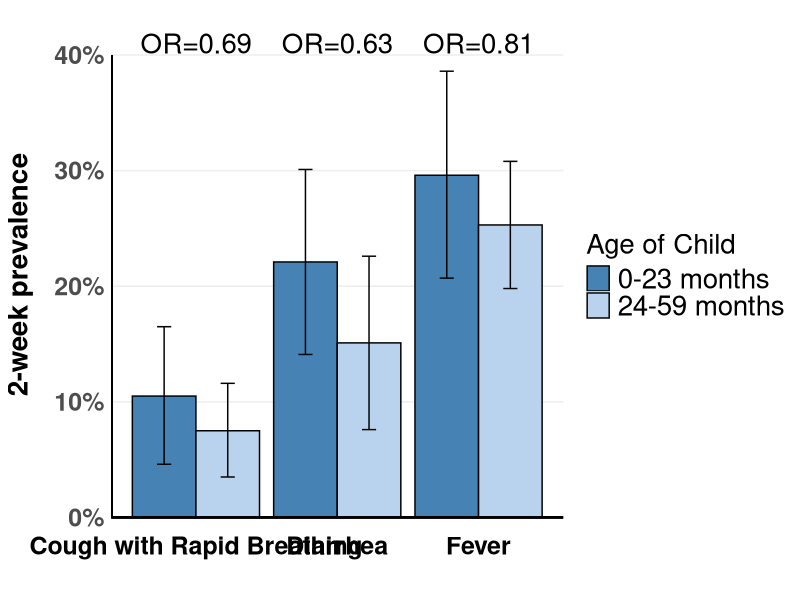
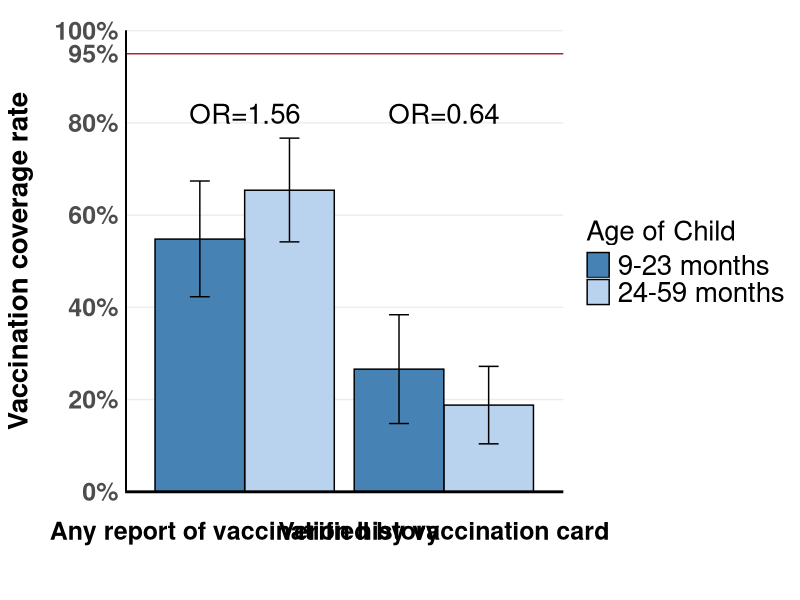

Source code (R) for these figures, in order:


library(ggplot2)
library(ggthemes)
dir <- 'C:/Plots/'

# ---------------------------------   Plot 1    ----------------------------------------------#

# Creating data frame

Age <- as.factor(c("0-23 months", "24-59 months", 
                   "0-23 months", "24-59 months", "0-23 months", "24-59 months"))

Indicator <- as.factor(c(rep("Cough with Rapid Breathing", 2), rep("Diarrhea", 2), 
               rep("Fever", 2)))
Prevalence <- c(10.5, 7.5, 22.1, 15.1, 29.6, 25.3)
#Prevalence <- c(7.5, 10.5, 15.1, 22.1, 25.3, 29.6)
ymin <- c(4.6, 3.5, 14.1, 7.6, 20.7, 19.8)
#ymin <- c(3.5, 4.6, 7.6, 14.1, 19.8, 20.7)
ymax <- c(16.5, 11.6, 30.1, 22.6, 38.6, 30.8)
#ymax <- c(11.6, 16.5, 22.6, 30.1, 30.8, 38.6)
df1 <- data.frame(Age, Indicator, Prevalence, ymin, ymax)
#levels(df1$Age) <- c("24-59 months", "0-23 months")

# Creating plot

png(paste0(dir, 'Figure1.png'), 12, 8, units='in', res=300)

ggplot(df1, aes(x=Indicator, y=Prevalence, fill=Age)) + 
  
  geom_hline(yintercept = c(10,20,30,40), color="grey93") + 
  geom_bar(position=position_dodge(), stat="identity", colour='black') +
  geom_errorbar(aes(ymin=ymin, ymax=ymax), width=.2,position=position_dodge(.9)) + 
  scale_fill_manual("Age of Child", values = c("0-23 months" = "steelblue", "24-59 months" = "slategray2"))+
  scale_y_continuous(breaks = c(0, 10, 20, 30, 40), 
                     labels = c("0%", "10%", "20%", "30%", "40%"),
                     limits = c(0, 42)) +
  #labs(title = "2-week prevalence of cough with rapid breathing, diarrhea, and fever in children under 5") +
# ggtitle("Figure 1. Prevalence of cough with rapid breathing, diarrhea, and fever in children under 5") +
  xlab("") + 
  ylab("2-week prevalence") + 
  theme(panel.background = element_rect(fill = 'white', colour = 'white'),
        plot.title = element_text(size = 18, face = "bold", hjust = 0.5),
        #axis.title.x = element_text(size = 20, face = "bold", margin = unit(c(5, 0, 0, 0), "mm")), 
        axis.title.y = element_text(size = 20, face = "bold", margin = unit(c(0, 5, 0, 0), "mm")),
        axis.text.x = element_text(size = 18, face = "bold", vjust=3, color="black"),
        axis.text.y = element_text(size = 18, face = "bold"),
#        plot.margin = unit(c(1,1,1,1), "cm"),
        legend.text = element_text(size=20),
        legend.title = element_text(size=20),
        axis.ticks=element_blank()) +
        #axis.line = element_line(color="black")) + 
  geom_hline(yintercept = 0, color="black", lwd=1) +
  geom_segment(aes(x = 0.4, y = 0, xend = 0.4, yend = 40), color="black", lwd=1.15) +
  annotate("text", x=1, y=41, label="OR=0.69", size=7) +
  annotate("text", x=2, y=41, label="OR=0.63", size=7) +
  annotate("text", x=3, y=41, label="OR=0.81", size=7) 

dev.off()

# ---------------------------------   Plot 2    ----------------------------------------------#

# Creating data frame

Age2 <- as.factor(c("9-23 months", "24-59 months", "9-23 months", "24-59 months"))
Indicator2 <- as.factor(c(rep("Any report of vaccination history", 2),
                         rep("Verified by vaccination card", 2)))
#Prevalence2 <- c(54.8, 65.4, 26.6, 18.8)
Prevalence2 <- c(65.4, 54.8, 18.8, 26.6)
#ymin2 <- c(42.3, 54.2, 14.8, 10.4)
ymin2 <- c(54.2, 42.3, 10.4, 14.8)
#ymax2 <- c(67.4, 76.7, 38.4, 27.2)
ymax2 <- c(76.7, 67.4, 27.2, 38.4)
df2 <- data.frame(Age2, Indicator2, Prevalence2, ymin2, ymax2)
levels(df2$Age2) <- c("9-23 months", "24-59 months")

# Creating plot

png(paste0(dir, 'Figure2.png'), 12, 8, units='in', res=300)

ggplot(df2, aes(x=Indicator2, y=Prevalence2, fill=Age2)) + 
  geom_hline(yintercept = c(20,40,60,80,100), color="grey93") +
  geom_bar(position=position_dodge(), stat="identity", colour='black') +
  geom_errorbar(aes(ymin=ymin2, ymax=ymax2), width=.2, position=position_dodge(.9)) + 
  scale_fill_manual("Age of Child", values = c("24-59 months" = "slategray2", "9-23 months" = "steelblue")) +
  scale_y_continuous(breaks = c(0, 20, 40, 60, 80, 95, 100), 
                     labels = c("0%", "20%", "40%", "60%", "80%", "95%", "100%"),
                     limits = c(0, 100)) + 
  #ggtitle("Measles vaccine coverage rates in children 9-59 months") +
  xlab("") + 
  ylab("Vaccination coverage rate") + 
  theme(panel.background = element_rect(fill = 'white', colour = 'white'),
        plot.title = element_text(size = 18, face = "bold", hjust = 0.5),
        axis.title.x = element_text(size = 20, face = "bold", margin = unit(c(5, 0, 0, 0), "mm")), 
        axis.title.y = element_text(size = 20, face = "bold", margin = unit(c(0, 5, 0, 0), "mm")),
        axis.text.x = element_text(size = 18, face = "bold", color="black"),
        axis.text.y = element_text(size = 18, face = "bold"),
        legend.text = element_text(size=20),
        legend.title = element_text(size=20),
        axis.ticks=element_blank()) + 
        geom_hline(yintercept = 95, color="firebrick") +
        geom_hline(yintercept = 0, color="black", lwd=1) +
        geom_segment(aes(x = 0.4, y = 0, xend = 0.4, yend = 100), color="black", lwd=1.15) +
        #geom_vline(xintercept = 0.4, color="black", lwd=1) +
        #geom_line(aes(a = "cutoff")) + 
        annotate("text", x=1, y=82, label="OR=1.56", size=7) +
        annotate("text", x=2, y=82, label="OR=0.64", size=7)  
        
  
dev.off()







